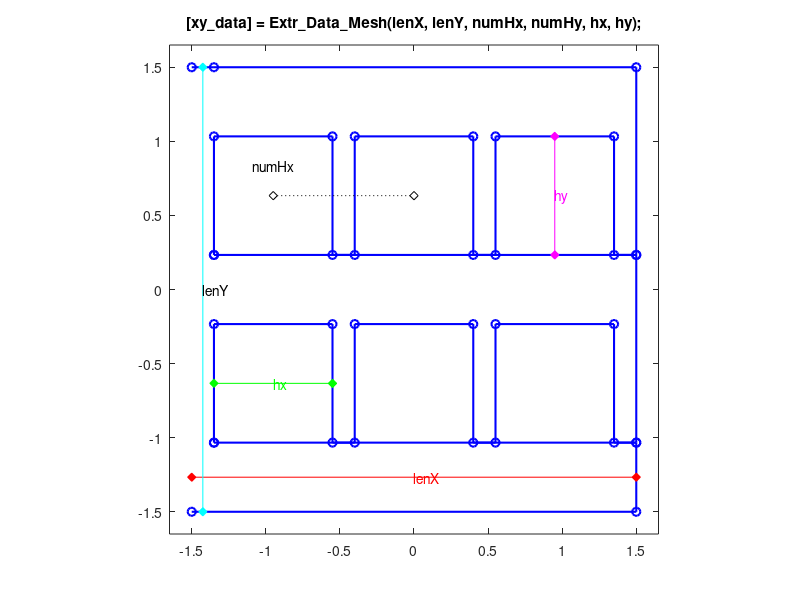

Source code (MATLAB):
function [xy_data] = Extr_Data_Mesh(lenX, lenY, numHx, numHy, hx, hy, varargin)
%Extr_Data_Mesh Produce extrusion data for a square mesh.
%   [xy_data] = Extr_Data_Mesh(lenX, lenY, numHx, numHy, hx, hy)
%   This function returns x-y data for a square mesh.  
%   You can specify:
%       Mesh outer width               lenX
%       Mesh outer length              lenY
%       Number of mesh holes along X   numHx
%       Number of mesh holes along Y   numHy
%       Width of mesh holes (along x)  hx
%       Length of mesh holes (along y) hy
%
%   To see a plot showing parameter values, enter the name
%   of the function with no arguments
%   >> Extr_Data_Mesh
%
%   To see a plot created with your parameter values, 
%   add 'plot' as the final argument
%   >> Extr_Data_Mesh(3,3,3,2,0.8,0.8,'plot')

% Copyright 2017-2024 The MathWorks, Inc.

% Default data to show diagram
if (nargin == 0)
    lenX = 3;
    lenY = 3;
    numHx = 3;
    numHy = 2;
    hx = 0.8;
    hy = 0.8;
end

self_intersect_offset = 1e-4;

if (nargin==0 ||nargin==7)
    showplot = 'plot';
else
    showplot = 'n';
end

% Calculate extrusion data

tx = (lenX-(numHx*hx))/(numHx+1);
ty = (lenY-(numHy*hy))/(numHy+1);

xy_data = [...
    0     0;
    lenX  0;
    lenX  ty-self_intersect_offset;
    tx    ty-self_intersect_offset];

for j=1:numHy
    for i=1:numHx
        append_pts = [
            tx*(i)+hx*(i-1) ty+(ty+hy)*(j-1);
            tx*(i)+hx*(i-1) ty+hy+(ty+hy)*(j-1);
            tx*(i)+hx*i     ty+hy+(ty+hy)*(j-1);
            tx*(i)+hx*i     ty+(ty+hy)*(j-1);
            ];
        xy_data = [xy_data;append_pts];
    end
    if(i==numHx)
        xy_data = [xy_data;
            lenX hy*(j-1)+ty*j;
            lenX hy*j+ty*(j+1)-self_intersect_offset;
            tx   hy*j+ty*(j+1)-self_intersect_offset];
    end
    if(j==numHy)
        xy_data=[xy_data;0 lenY-self_intersect_offset];
    end
end

xy_data = xy_data-[lenX/2 lenY/2];

% Plot diagram to show parameters and extrusion

if (nargin == 0 || strcmpi(showplot,'plot'))
    
    % Get max axis dimension
    maxd = max(lenX,lenY);
    
    % Plot extrusion
    plot(xy_data(:,1),xy_data(:,2),'b-o','LineWidth',1.5);
    axis('square');
    axis([-0.55 0.55 -0.55 0.55]*maxd);
    
    % Show parameters

    hold on
        
    plot([-0.5 0.5]*lenX,-[1 1]*(lenY-ty)/2,'r-d','MarkerFaceColor','r');
    text(0,-(lenY-ty)/2,'{\color{red}lenX}');

    plot(-[1 1]*(lenX-tx)/2,[-0.5 0.5]*lenY,'c-d','MarkerFaceColor','c');
    text(-(lenX-tx)/2,0,'{\color{cyan}lenY}');

    plot([tx tx+hx]-lenX/2,[1 1]*(ty+hy/2)-lenY/2,'g-d','MarkerFaceColor','g');
    text((tx+hx/2)-lenX/2,(ty+hy/2)-lenY/2,'{\color{green}hx}');

    plot([-1 -1]*(tx+hx/2)+lenX/2,-[ty ty+hy]+lenY/2,'m-d','MarkerFaceColor','m');
    text(-(tx+hx/2)+lenX/2,-(ty+hy/2)+lenY/2,'{\color{magenta}hy}');

    plot([tx+hx/2 2*tx+3*hx/2]-lenX/2,-[1 1]*(ty+hy/2)+lenY/2,'k:d','MarkerFaceColor','w');
    text(-lenX/2+(tx+hx/2),lenY/2-(ty+hy/4),'{\color{black}numHx}','HorizontalAlignment','center');

	title(['[xy\_data] = Extr\_Data\_Mesh(lenX, lenY, numHx, numHy, hx, hy);']);
    hold off
    clear xy_data
    
end
